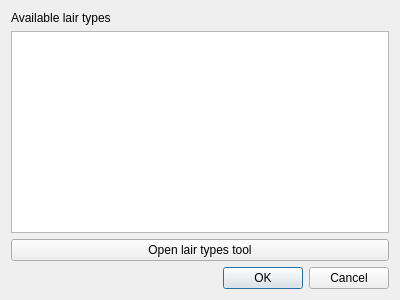
<?xml version="1.0" encoding="UTF-8"?>
<ui version="4.0">
 <class>AddLairTypeToSpawn</class>
 <widget class="QDialog" name="AddLairTypeToSpawn">
  <property name="geometry">
   <rect>
    <x>0</x>
    <y>0</y>
    <width>400</width>
    <height>300</height>
   </rect>
  </property>
  <property name="windowTitle">
   <string>Dialog</string>
  </property>
  <layout class="QGridLayout" name="gridLayout">
   <item row="1" column="0">
    <widget class="QListWidget" name="listWidget_lairs"/>
   </item>
   <item row="4" column="0">
    <widget class="QDialogButtonBox" name="buttonBox">
     <property name="orientation">
      <enum>Qt::Horizontal</enum>
     </property>
     <property name="standardButtons">
      <set>QDialogButtonBox::Cancel|QDialogButtonBox::Ok</set>
     </property>
    </widget>
   </item>
   <item row="0" column="0">
    <widget class="QLabel" name="label">
     <property name="text">
      <string>Available lair types</string>
     </property>
    </widget>
   </item>
   <item row="3" column="0">
    <widget class="QPushButton" name="pushButton_lairTool">
     <property name="text">
      <string>Open lair types tool</string>
     </property>
    </widget>
   </item>
  </layout>
 </widget>
 <resources/>
 <connections>
  <connection>
   <sender>buttonBox</sender>
   <signal>accepted()</signal>
   <receiver>AddLairTypeToSpawn</receiver>
   <slot>accept()</slot>
   <hints>
    <hint type="sourcelabel">
     <x>248</x>
     <y>254</y>
    </hint>
    <hint type="destinationlabel">
     <x>157</x>
     <y>274</y>
    </hint>
   </hints>
  </connection>
  <connection>
   <sender>buttonBox</sender>
   <signal>rejected()</signal>
   <receiver>AddLairTypeToSpawn</receiver>
   <slot>reject()</slot>
   <hints>
    <hint type="sourcelabel">
     <x>316</x>
     <y>260</y>
    </hint>
    <hint type="destinationlabel">
     <x>286</x>
     <y>274</y>
    </hint>
   </hints>
  </connection>
 </connections>
</ui>
